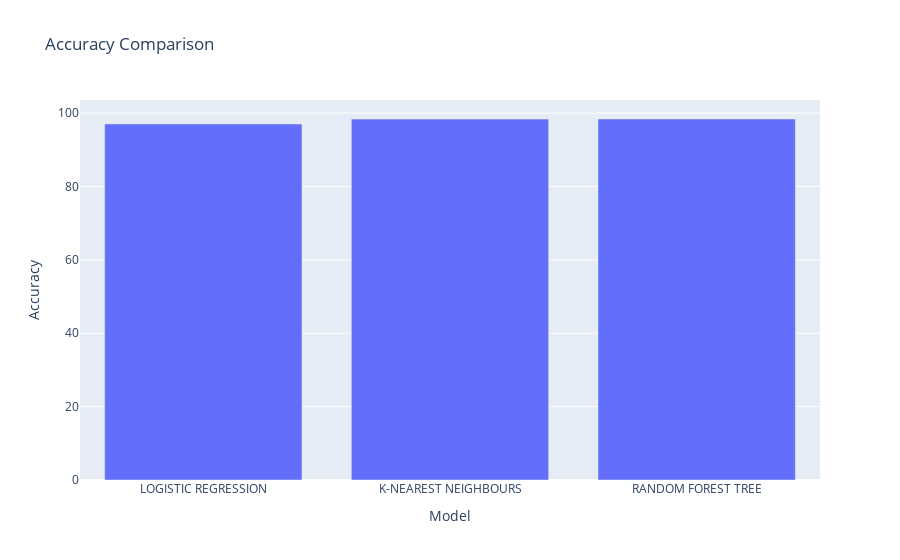

The notebook cell saved with this chart:
### Code cell
fig = px.bar(x=list(accuracies.keys()), y=list(accuracies.values()), title="Accuracy Comparison", labels={"x": "Model", "y": "Accuracy"})
fig.show()

### Figure 1 — Plotly figure (JSON) as saved in the notebook; plotly's stock layout.template omitted (floating-point values rounded to 4 significant figures)
{"data": [{"alignmentgroup": "True", "hovertemplate": "Model=%{x}<br>Accuracy=%{y}<extra></extra>", "legendgroup": "", "marker": {"color": "#636efa", "pattern": {"shape": ""}}, "name": "", "offsetgroup": "", "orientation": "v", "showlegend": false, "textposition": "auto", "type": "bar", "x": ["LOGISTIC REGRESSION", "K-NEAREST NEIGHBOURS", "RANDOM FOREST TREE"], "xaxis": "x", "y": [97.03, 98.37, 98.39], "yaxis": "y"}], "layout": {"barmode": "relative", "legend": {"tracegroupgap": 0}, "title": {"text": "Accuracy Comparison"}, "xaxis": {"anchor": "y", "domain": [0, 1], "title": {"text": "Model"}}, "yaxis": {"anchor": "x", "domain": [0, 1], "title": {"text": "Accuracy"}}}}
